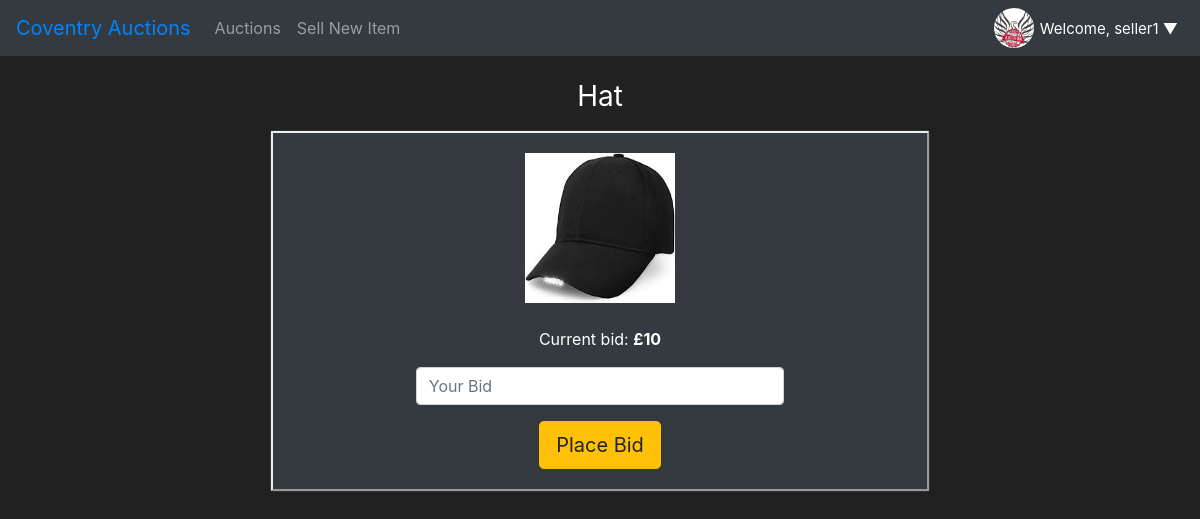
Screenshot of /bid/5 (signed in) with the database file from the repository.
### auction/models.py (models this page shows, shortened)
class User(db.Model, UserMixin):
    id = db.Column(db.Integer(), primary_key=True)
    username = db.Column(db.String(length=30), nullable=False, unique=True)
    email_address = db.Column(db.String(length=50), nullable=False, unique=True)
    phone_number = db.Column(db.String(), nullable=False, unique=True)
    password_hash = db.Column(db.String(length=60), nullable=False)
    items = db.relationship('Item', backref='owned_user', lazy=True)
    @property
    def password(self):
        return self.password

class Item(db.Model):
    id = db.Column(db.Integer(), primary_key=True)
    name = db.Column(db.String(length=30), nullable=False)
    start_price = db.Column(db.Integer(), nullable=False)
    description = db.Column(db.String(length=1024), nullable=False)
    image = db.Column(db.String(20), nullable=False, unique=True, default='default.jpg')
    owner = db.Column(db.Integer(), db.ForeignKey('user.id'))
    seller = db.Column(db.String(20))
    date_created = db.Column(db.DateTime)
    show_date = db.Column(db.String(10))
    duration = db.Column(db.Integer(), default=1)
    curr_bid = db.Column(db.Integer(), nullable=False)
    last_bidder = db.Column(db.Integer(), default=None)
    highest_bidder_id = db.Column(db.Integer(), default=None)
    item_sold = db.Column(db.Boolean(), default=False)

### auction/routes.py (the view)
@app.route("/bid/<int:item_id>", methods=["GET", "POST"])
@login_required
def bid_page(item_id):
    form = PlaceBidForm()
    item = Item.query.filter_by(id=item_id).first()                         #import de item information
    if form.validate_on_submit():
        if form.new_bid.data > item.curr_bid:                               #if there is a bid on the auction
            item.curr_bid=form.new_bid.data+10                              #the next bid will be 10p higher
            item.last_bidder = item.highest_bidder_id                       #change the last bidder if bid increases
            item.highest_bidder_id = current_user.id                        #change the current highest bidder for the current user
            try:
                db.session.commit()
                flash("Bid placed Successfully!", category='success')
                return redirect('/auction')
            except:
                flash("Error! Looks like there was a problem... Try again!", category='danger')
                return render_template('bid.html', form=form, item=item)
        else:
            flash("Error! Your bid has to be higher than the current bid... Try again!",category='danger')
            return render_template('bid.html', form=form, item=item)
    else:
        return render_template('bid.html', form=form, item=item)

### auction/forms.py
class PlaceBidForm(FlaskForm):
    new_bid = IntegerField(validators=[DataRequired()])
    submit = SubmitField(label='Place Bid')

### auction/models.py (called while the page is built)
@login_manager.user_loader
def load_user(user_id):
    return User.query.get(int(user_id))

### auction/templates/bid.html (shortened to what this page needs)
{% extends 'base.html' %}
{% block content %}
<body class="text-center">
    <div class="container" style="padding-left: 20%; padding-right: 20%; padding-top: 2%">
        <h1 class="h3 mb-3 font-weight-normal">{{item.name}}</h1>
        <div style="margin-bottom: 8%" class="card text-center bg-dark">
            <div class="card-body" style="border-style: outset; border-width: 2px;">
                <img class="mb-4" src="{{ url_for('static', filename='images/')}}{{ item.image }}" width="150"
                    height="150" />
                <p class="card-text">Current bid: <strong> £{{ item.curr_bid }} </strong></p>
                <form method="POST" style="color:white; padding-left:20%; padding-right:20%"
                    enctype="multipart/form-data">
                    {{ form.new_bid(class="form-control", placeholder="Your Bid") }}
                    {{ form.submit(class="btn btn-lg btn-warning") }}
                </form>
            </div>
        </div>
    </div>
</body>
{% endblock %}

### auction/templates/base.html (shortened to what this page needs)
<!DOCTYPE html>
<html lang="en">
<head>
    <link rel="stylesheet" href="https://cdn.jsdelivr.net/npm/bootstrap@4.5.3/dist/css/bootstrap.min.css"
 />
</head>
<body>
    <nav class="navbar navbar-expand-md navbar-dark bg-dark">
        <a class="navbar-brand" href="{{ url_for('auction_page') }}" style="color: rgb(0, 132, 255)">Coventry
            Auctions</a>
        <div class="collapse navbar-collapse" id="navbarNav">
            <ul class="navbar-nav mr-auto">
                <li class="nav-item">
                    <a class="nav-link" href="{{ url_for('auction_page') }}">Auctions</a>
                </li>
                <li class="nav-item mr-auto">
                    <a class="nav-link" href="{{ url_for('sellitem_page') }}">Sell New Item</a>
                </li>
            </ul>
            {% if current_user.is_authenticated %}
            <ul class="navbar-nav">
                <li class="nav-item">
                        <img src="static\images\CovUniAuction.png"
                            width="40" height="40" class="rounded-circle">
                </li>
                <li class="nav-item nav-item-user">
                    <div class="dropdown">
                        <button class="dropbtn">Welcome, {{ current_user.username }} <span
                                class="arrow">&#9660;</span></button>
                    </div>
                </li>
            </ul>
            {% endif %}
        </div>
    </nav>
     {% block content %} {% endblock %}
</body>
</html>

### auction/templates/base.html (style rules this page uses)
body { background-color: #212121; color: white; }
.dropbtn { background-color: #343A40; color: white; font-size: 15px; border: none; }
.nav-item-user { padding-top: 4%; }
.dropdown { position: relative; display: inline-block; }

### rows the page displays
User: username "seller1"
Item: name "Hat", image (picture), curr_bid "10"
